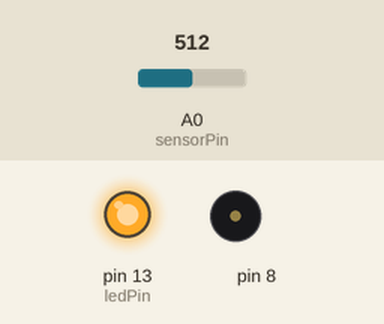
This sketch was run on a simulated Arduino Uno, built with avr-gcc and run on an emulated ATmega328P. Shown: output pins drawn as LEDs (lit = HIGH), buzzer (waves = sounding). The inputs (shaded band) are chosen by the test bench; at power-on: A0 (sensorPin) = 512.

Above: at 0.1 s.
At 5.1 s:
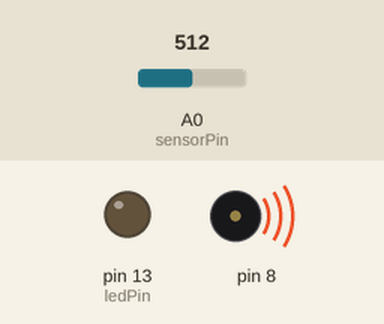
Timing chart, 0 to 6.6 s (numbered marks = the images above):
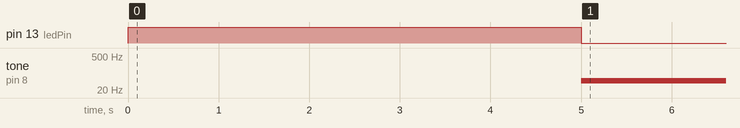

Measured:
- by itself, tone on pin 8: silent → 49 Hz at 5.0 s

The sketch:

lightTheremin.ino
```cpp
// Constants
const int ledPin = 13;       // LED pin number
const int sensorPin = A0;    // Sensor pin number

// Variables
int sensorValue;             // Variable to store sensor value
int sensorLow = 1023;        // Variable to store the lowest sensor value
int sensorHigh = 0;          // Variable to store the highest sensor value

void setup() {
    pinMode(ledPin, OUTPUT);      // Set the LED pin as output
    digitalWrite(ledPin, HIGH);   // Turn on the LED to indicate calibration start

    // Calibrate sensor for the first 5 seconds
    while (millis() < 5000) {
        sensorValue = analogRead(sensorPin);  // Read sensor value
        if (sensorValue > sensorHigh) {
            sensorHigh = sensorValue;        // Update the highest sensor value
        }
        if (sensorValue < sensorLow) {
            sensorLow = sensorValue;         // Update the lowest sensor value
        }
    }

    digitalWrite(ledPin, LOW);    // Turn off the LED to indicate calibration end
}

void loop() {
    sensorValue = analogRead(sensorPin);  // Read sensor value
    int pitch = map(sensorValue, sensorLow, sensorHigh, 50, 4000); // Map sensor value to pitch range
    tone(8, pitch, 20);  // Play tone on pin 8 with the calculated pitch for 20 ms

    delay(10);  // Small delay to stabilize sensor reading
}
```
